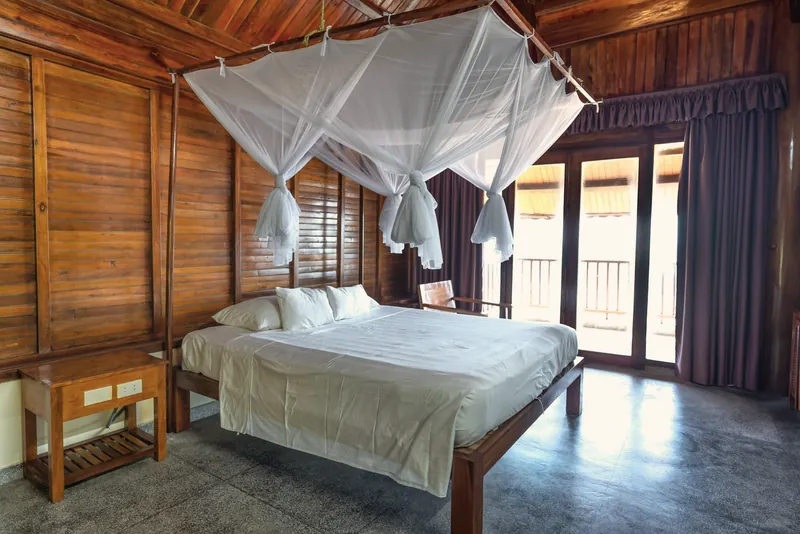
#> input picture img/bungalow-room-2-800.webp, 800 x 534 px, given in place of bungalow-room-2-800.webp_full.png, which was not available
$ python sheet.py ../img/bungalow-room-2-800.webp
#> lines starting #> are read from the running program, lines starting #| are printed output that depends on the picture; pictures that were not available may be replaced by others from this repository, and a replacement may not be noted
import sys
from PIL import Image
Image.MAX_IMAGE_PIXELS=None
D='/tmp/claude-0/-home-claude/563191bf-5a11-5b51-a92e-320092061843/scratchpad/qa/'
for n in sys.argv[1:]:
    im=Image.open(D+n+'_full.png').convert('RGB'); W,H=im.size
#> further down, im is the input picture: PIL image 800x534 RGB; mean R, G, B 124.8, 108.8, 98.3
#> after `W, H = im.size`: W = 800; H = 534
    mob=W<1000
#> mob = True
    sh,sc,per=(3600,.24,5) if mob else (2700,.36,3)
#> sh = 3600; sc = 0.24; per = 5
    if W==1536: sh,sc,per=(3000,.26,4)
    k=(H+sh-1)//sh; tw=int(W*sc)
#> after `k = (H + sh - 1) // sh`: k = 1
#> after `tw = int(W * sc)`: tw = 192
    c=Image.new('RGB',(min(per,k)*(tw+8),int(sh*sc)*((k+per-1)//per)),(255,0,255))
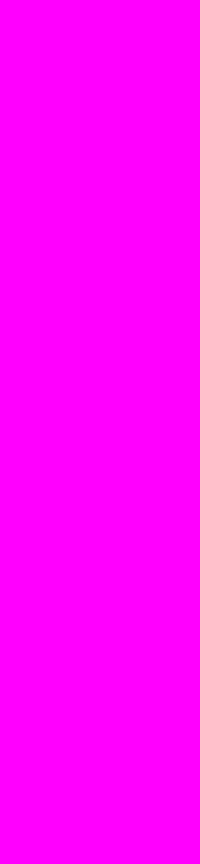
#> c: PIL image 200x864 RGB; mean R, G, B 255, 0, 255
    for i in range(k):
        cr=im.crop((0,i*sh,W,min(H,(i+1)*sh))); cr=cr.resize((tw,int(cr.size[1]*sc)))
        c.paste(cr,((i%per)*(tw+8),(i//per)*int(sh*sc)))
#> this loop made 1 pass
#> pass 1, `cr = cr.resize((tw, int(cr.size[1] * sc)))`:
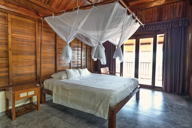
#> cr: PIL image 192x128 RGB; mean R, G, B 124.8, 108.8, 98.3
#> after the loop:
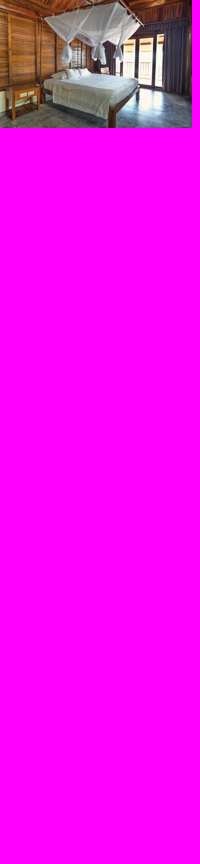
#> c: PIL image 200x864 RGB; mean R, G, B 236.5, 15.5, 232.7
    c.save(D+n+'_sheet.jpg',quality=85); print(n,W,H)
#| ../img/bungalow-room-2-800.webp 800 534

$ run again, on img/bungalow-room-3-480.webp
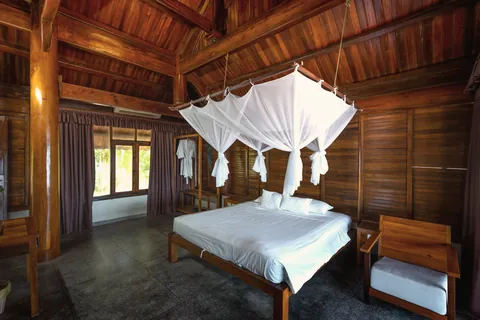
#> input picture img/bungalow-room-3-480.webp, 480 x 320 px, given in place of bungalow-room-3-480.webp_full.png, which was not available
#> im is the input picture: PIL image 480x320 RGB; mean R, G, B 98.2, 74.7, 61.5
#> the loop `for i in range(k):` made 1 pass
#> pass 1, `cr = cr.resize((tw, int(cr.size[1] * sc)))`:
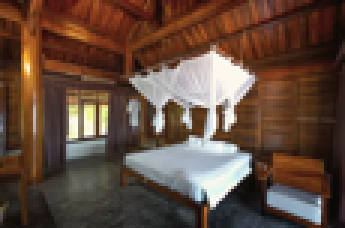
#> cr: PIL image 115x76 RGB (shown 3 times larger); mean R, G, B 98.2, 74.7, 61.5
#> after the loop `for i in range(k):`:
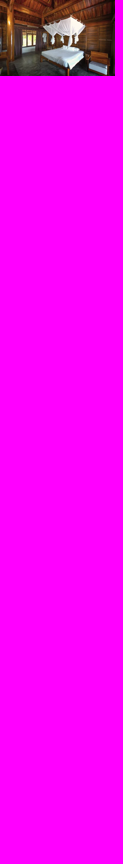
#> c: PIL image 123x864 RGB; mean R, G, B 242.1, 6.1, 239.1
#| ../img/bungalow-room-3-480.webp 480 320

$ run again, on img/bungalow-room-480.webp
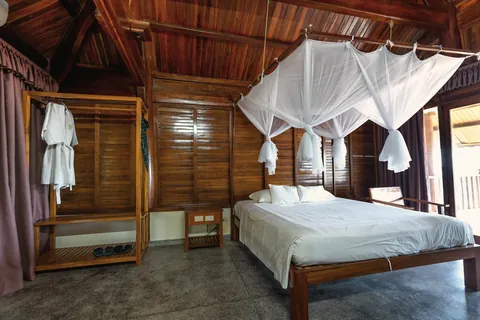
#> input picture img/bungalow-room-480.webp, 480 x 320 px, given in place of bungalow-room-480.webp_full.png, which was not available
#> im is the input picture: PIL image 480x320 RGB; mean R, G, B 107.9, 90.8, 80.4
#> the loop `for i in range(k):` made 1 pass
#> pass 1, `cr = cr.resize((tw, int(cr.size[1] * sc)))`:
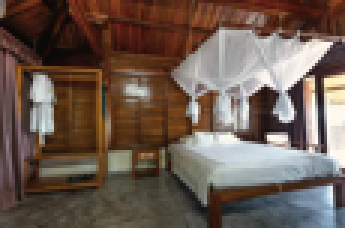
#> cr: PIL image 115x76 RGB (shown 3 times larger); mean R, G, B 107.9, 90.8, 80.4
#> after the loop `for i in range(k):`:
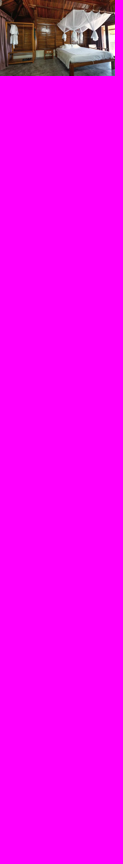
#> c: PIL image 123x864 RGB; mean R, G, B 242.9, 7.5, 240.6
#| ../img/bungalow-room-480.webp 480 320
